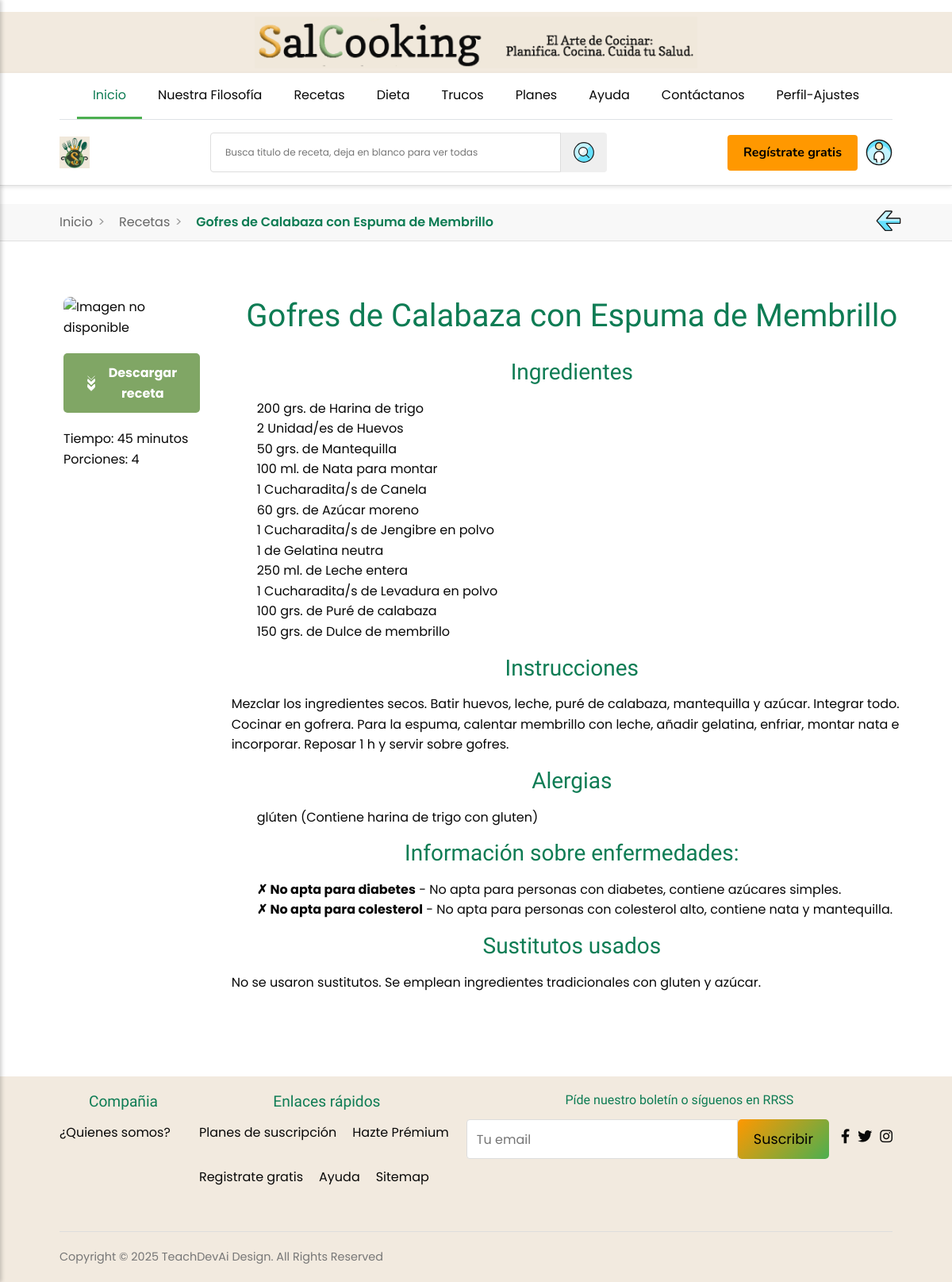
The app's page /index.php?page=detalle-receta&id=180 with its own data.
### tables this page shows
CREATE TABLE `recetas` (
  `id` int(11) NOT NULL,
  `nombre` varchar(100) NOT NULL,
  `instrucciones` text NOT NULL,
  `sustitutos` text DEFAULT NULL,
  `tiempo_preparacion` int(11) NOT NULL DEFAULT 1,
  `porciones` int(11) NOT NULL DEFAULT 4,
  `enlace_receta` varchar(255) DEFAULT NULL,
  `tipo_plato` enum('Desayuno','Entrante','Principal','Postre','Cena') DEFAULT NULL
);

CREATE TABLE `receta_ingrediente` (
  `id_receta` int(11) NOT NULL,
  `id_ingrediente` int(11) NOT NULL,
  `cantidad` int(5) DEFAULT NULL,
  `fraccion` varchar(10) DEFAULT NULL,
  `id_unidad` int(11) DEFAULT NULL
);

CREATE TABLE `unidades` (
  `id` int(11) NOT NULL,
  `nombre` varchar(50) DEFAULT NULL,
  `conversion_base` int(10) DEFAULT NULL
);

CREATE TABLE `ingredientes` (
  `id` int(11) NOT NULL,
  `nombre` varchar(100) NOT NULL
);

CREATE TABLE `receta_alergia` (
  `id_receta` int(11) NOT NULL,
  `id_alergia` int(11) NOT NULL,
  `observaciones` varchar(250) DEFAULT NULL
);

CREATE TABLE `alergias` (
  `id` int(11) NOT NULL,
  `nombre` varchar(100) NOT NULL
);

CREATE TABLE `receta_enfermedad` (
  `id_receta` int(11) NOT NULL,
  `id_enfermedad` int(11) NOT NULL,
  `indicaciones` varchar(350) DEFAULT NULL,
  `apta` tinyint(1) NOT NULL COMMENT 'Indica si la receta es apta para esta enfermedad: 1 = sí, 0 = no'
);

CREATE TABLE `enfermedades` (
  `id` int(11) NOT NULL,
  `nombre` varchar(100) NOT NULL
);

### controllers/receta-controller.php (called while the page is built, shortened)
<?php
require_once 'models/receta.php';
class RecetaController {
    public function verDetalle() {
        $id = $_GET['id'] ?? 0;
        $modelo = new Receta();
        $receta = $modelo->getRecetaPorId($id);
        global $conexion;
        $sqlIngredientes = "SELECT i.nombre, ri.cantidad, ri.fraccion, u.nombre as unidad
                           FROM receta_ingrediente ri
                           JOIN ingredientes i ON ri.id_ingrediente = i.id
                           LEFT JOIN unidades u ON ri.id_unidad = u.id
                           WHERE ri.id_receta = " . intval($id);
        $ingredientes = $conexion->query($sqlIngredientes);
        $sqlAlergias = "SELECT a.nombre, ra.observaciones
                       FROM receta_alergia ra
                       JOIN alergias a ON ra.id_alergia = a.id
                       WHERE ra.id_receta = " . intval($id);
        $alergias = $conexion->query($sqlAlergias);
        $sqlEnfermedades = "SELECT e.nombre, re.indicaciones, re.apta
                          FROM receta_enfermedad re
                          JOIN enfermedades e ON re.id_enfermedad = e.id
                          WHERE re.id_receta = " . intval($id);
        $enfermedades = $conexion->query($sqlEnfermedades);
        require 'detalle-receta.php';
    }
}
?>

### models/receta.php (called while the page is built, shortened)
<?php
class Receta
{
    public function getRecetaPorId($id)
    {
        global $conexion;
        $id = intval($id);
        $sql = "SELECT * FROM recetas WHERE id = $id";
        $resultado = $conexion->query($sql);
        return $resultado->fetch_assoc();
    }
}

### detalle-receta.php (the view, shortened to what this page needs)
<?php
$css_extra = '';
$css_extra .= '<link rel="stylesheet" href="styles/filosofia.css?v=' . filemtime('styles/filosofia.css') . '">';
include 'header.php';
?>
<div class="migas-container">
  <div class="container migas-flex">
    <ul class="migas">
      <li><a href="index.php">Inicio</a></li>
      <li><a href="recetas-categoria.php">Recetas</a></li>
      <li class="current"><?php echo htmlspecialchars((string)($receta['nombre'] ?? '')); ?></li>
    </ul>
    <div class="volver-atras-contenedor">
      <a href="javascript:history.back()" class="volver-atras"><img src="sources/iconos/Arrow-Thick-Left-3--Streamline-Ultimate.svg" width="32px" alt="icono atrás" title="Pantalla anterior"></a>
    </div>
  </div>
</div>
<section class="filosofia">
  <div class="contenedor-filosofia">
    <div class="contenido-filosofia">
      <div class="foto">
        <?php
        $imagePath = "sources/platos/id{$receta['id']}.png";
        if (file_exists($imagePath)) {
          echo "<img src='{$imagePath}' alt='Imagen representativa receta' width='300px'>";
        } else {
          echo "<img src='sources/platos/default.png' alt='Imagen no disponible' width='300px'>";
        }
        ?>
        <button class="descargar-lista-btn" id="btn-descargar-receta">
          <img src="sources/iconos/Arrow-Double-Down-1--Streamline-Ultimate.svg" alt="Descargar" width="30px">
          Descargar receta
        </button>
        <p>
          Tiempo: <?= $receta['tiempo_preparacion'] ?> minutos<br>
          Porciones: <?= $receta['porciones'] ?>
        </p>
      </div>
      <div class="texto">
        <h1><?= htmlspecialchars((string)($receta['nombre'] ?? '')) ?></h1>
        <h3>Ingredientes</h3>
        <ul>
          <?php if ($ingredientes && $ingredientes->num_rows > 0): ?>
            <?php while ($fila = $ingredientes->fetch_assoc()): ?>
              <li><?= "{$fila['cantidad']} {$fila['fraccion']} {$fila['unidad']} de {$fila['nombre']}" ?></li>
            <?php endwhile; ?>
          <?php else: ?>
            <li>No se pudieron cargar los ingredientes</li>
          <?php endif; ?>
        </ul>
        <h3>Instrucciones</h3>
        <p><?= nl2br(htmlspecialchars((string)($receta['instrucciones'] ?? ''))) ?></p>
        <?php if ($alergias && $alergias->num_rows > 0): ?>
          <h3>Alergias</h3>
          <ul>
            <?php while ($fila = $alergias->fetch_assoc()): ?>
              <li><?= "{$fila['nombre']}" ?><?= $fila['observaciones'] ? " ({$fila['observaciones']})" : "" ?></li>
            <?php endwhile; ?>
          </ul>
        <?php endif; ?>
        <?php if ($enfermedades && $enfermedades->num_rows > 0): ?>
          <h3>Información sobre enfermedades:</h3>
          <ul>
            <?php while ($fila = $enfermedades->fetch_assoc()): ?>
              <li>
                <?php if ($fila['apta'] == 1): ?>
                  <strong>✓ Apta para <?= $fila['nombre'] ?></strong>
                <?php else: ?>
                  <strong>✗ No apta para <?= $fila['nombre'] ?></strong>
                <?php endif; ?>
                <?= $fila['indicaciones'] ? " - {$fila['indicaciones']}" : "" ?>
              </li>
            <?php endwhile; ?>
          </ul>
        <?php endif; ?>
        <?php if ($receta['sustitutos']): ?>
          <h3>Sustitutos usados</h3>
          <p><?= nl2br(htmlspecialchars((string)($receta['sustitutos'] ?? ''))) ?></p>
        <?php endif; ?>
      </div>
    </div>
  </div>
</section>
<?php
include 'footer.php';
?>

### styles/styles.css (style rules this page uses)
:root { --primary-color: #4caf50; --primary-dark: #0e7c54; --secondary-color: #ff9800; --terciary-color: #F27E93; --terciary-dark: #BF6576; --verde-corp: #80A665; --negro-verdoso: #2D3E2E; --naranja-corp: #d98b2b; --naranja-corp-rgb: 217, 139, 43; --text-color: #080808; --beig-corp: #F2EADF; --white: #ffffff; --border-color: #ddd; font-size: 16px; }
* { margin: 0; padding: 0; box-sizing: border-box; }
body { font-family: 'Poppins', 'Segoe UI', sans-serif; color: var(--text-color); line-height: 1.6; font-size: 1rem; }
h1 { margin-bottom: 30px; font-family: 'Copse', 'Times New Roman', serif; text-align: center; color: var(--primary-dark); font-size: 2.5rem; }
h2, h3, h4, h5 { color: var(--primary-dark); font-family: 'Copse', 'Times New Roman', serif; text-align: center; margin-bottom: 16px; }
a { text-decoration: none; color: inherit; }
ul { list-style: none; }
.container, .main-content, .contenido-trucos, .contenido-contacto, .contenido-recetas, .contenido-perfil { padding: 0 15px; margin: 0 auto; width: 90%; box-sizing: border-box; }
img { max-width: 100%; height: auto; display: block; margin: 0 auto; object-fit: cover; }
.migas-container { background-color: #f8f8f8; padding: 10px 0; border-bottom: 1px solid #e0e0e0; position: relative; display: flex; justify-content: space-between; align-items: center; position: relative; }
.migas { display: flex; list-style: none; padding: 0; margin: 0; }
.migas li { position: relative; padding: 0 15px 0 0; margin-right: 10px; }
.migas li:not(:last-child)::after { content: '>'; position: absolute; right: 0; color: #999; }
.migas li a { color: #666; text-decoration: none; }
.migas li.current { color: var(--primary-dark); font-weight: 600; }
ul.migas { display: flex; align-items: center; gap: 8px; padding: 0; margin: 0; list-style: none; }
.migas-flex { display: flex; align-items: center; justify-content: space-between; position: relative; }
.volver-atras-contenedor { position: absolute; top: 50%; right: 0px; transform: translateY(-50%); }
.volver-atras { display: inline-flex; align-items: center; justify-content: center; padding: 4px; transition: all 0.3s ease; }
.volver-atras img { transition: all 0.3s ease; }
html, body { overflow-x: hidden; width: 100%; }

### styles/filosofia.css (style rules this page uses)
.filosofia { position: relative; padding: 40px 20px; }
.contenedor-filosofia { position: relative; width: 100%; max-width: 1200px; margin: 0 auto; padding: 0 15px; background-color: transparent; padding: 30px; margin: 0 auto; min-height: 800px; overflow: hidden; }
.contenedor-filosofia::before { content: ""; position: absolute; top: 0; left: 0; right: 0; bottom: 0; background-image: url('../sources/fondo-nuevo.png'); background-size: 100% 100%; background-position: center; background-repeat: no-repeat; z-index: -1; opacity: 0.5; }
.contenido-filosofia { display: grid; grid-template-columns: 1fr 5fr; gap: 40px; align-items: start; margin-left: 30px; }
.foto { display: flex; justify-content: space-between; flex-direction: column; gap: 20px; align-items: left; border-radius: 8px; overflow: hidden; max-width: 100%; }
.foto img { max-width: 100%; height: auto; border-radius: 8px; align-items: center; }
.descargar-lista-btn { padding: 12px 25px !important; border: none; border-radius: 5px; cursor: pointer; text-decoration: none; font-weight: bold; transition: background-color 0.3s; background-color: var(--verde-corp); color: var(--white); font-size: 1em; display: inline-flex; align-items: center; gap: 8px; }
.descargar-lista-btn img { width: 20px; height: auto; filter: brightness(0) invert(1); }

### records on screen
recetas: nombre "Gofres de Calabaza con Espuma de Membrillo", tiempo_preparacion "45", porciones "4", instrucciones "Mezclar los ingredientes secos. Batir huevos, leche, puré de calabaza, mantequilla y azúcar. Integrar todo. Cocinar en gofrera. Para la espuma, calentar membrillo con leche, añadir gelatina, enfriar, montar nata e incorporar. Reposar 1 h y servir sobre gofres.", sustitutos "No se usaron sustitutos. Se emplean ingredientes tradicionales con gluten y azúcar."
receta_ingrediente: cantidad "200", id_unidad.nombre "grs.", id_ingrediente.nombre "Harina de trigo"
receta_ingrediente: cantidad "2", id_unidad.nombre "Unidad/es", id_ingrediente.nombre "Huevos"
receta_ingrediente: cantidad "50", id_unidad.nombre "grs.", id_ingrediente.nombre "Mantequilla"
receta_ingrediente: cantidad "100", id_unidad.nombre "ml.", id_ingrediente.nombre "Nata para montar"
receta_ingrediente: cantidad "1", id_unidad.nombre "Cucharadita/s", id_ingrediente.nombre "Canela"
receta_ingrediente: cantidad "60", id_unidad.nombre "grs.", id_ingrediente.nombre "Azúcar moreno"
receta_ingrediente: cantidad "1", id_unidad.nombre "Cucharadita/s", id_ingrediente.nombre "Jengibre en polvo"
receta_ingrediente: cantidad "1", id_ingrediente.nombre "Gelatina neutra"
receta_ingrediente: cantidad "250", id_unidad.nombre "ml.", id_ingrediente.nombre "Leche entera"
receta_ingrediente: cantidad "1", id_unidad.nombre "Cucharadita/s", id_ingrediente.nombre "Levadura en polvo"
receta_ingrediente: cantidad "100", id_unidad.nombre "grs.", id_ingrediente.nombre "Puré de calabaza"
receta_ingrediente: cantidad "150", id_unidad.nombre "grs.", id_ingrediente.nombre "Dulce de membrillo"
receta_alergia: id_alergia.nombre "glúten", observaciones "Contiene harina de trigo con gluten"
receta_enfermedad: id_enfermedad.nombre "diabetes", indicaciones "No apta para personas con diabetes, contiene azúcares simples."
receta_enfermedad: id_enfermedad.nombre "colesterol", indicaciones "No apta para personas con colesterol alto, contiene nata y mantequilla."
